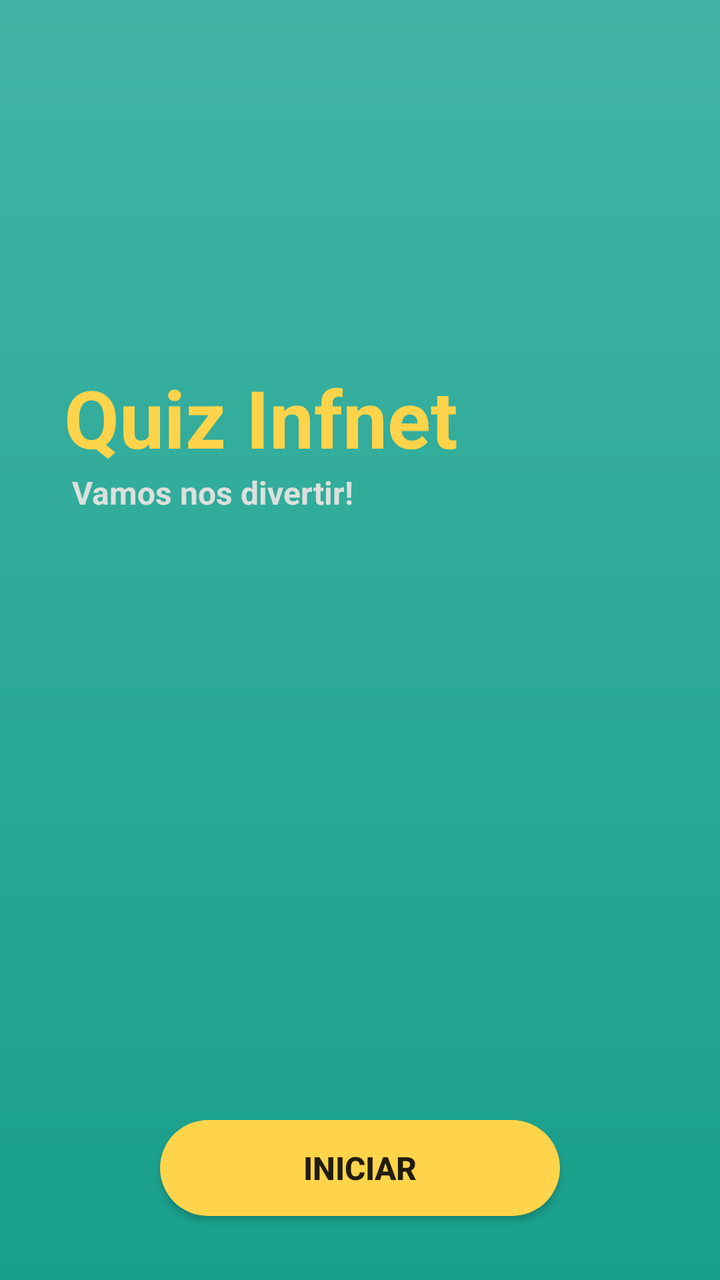
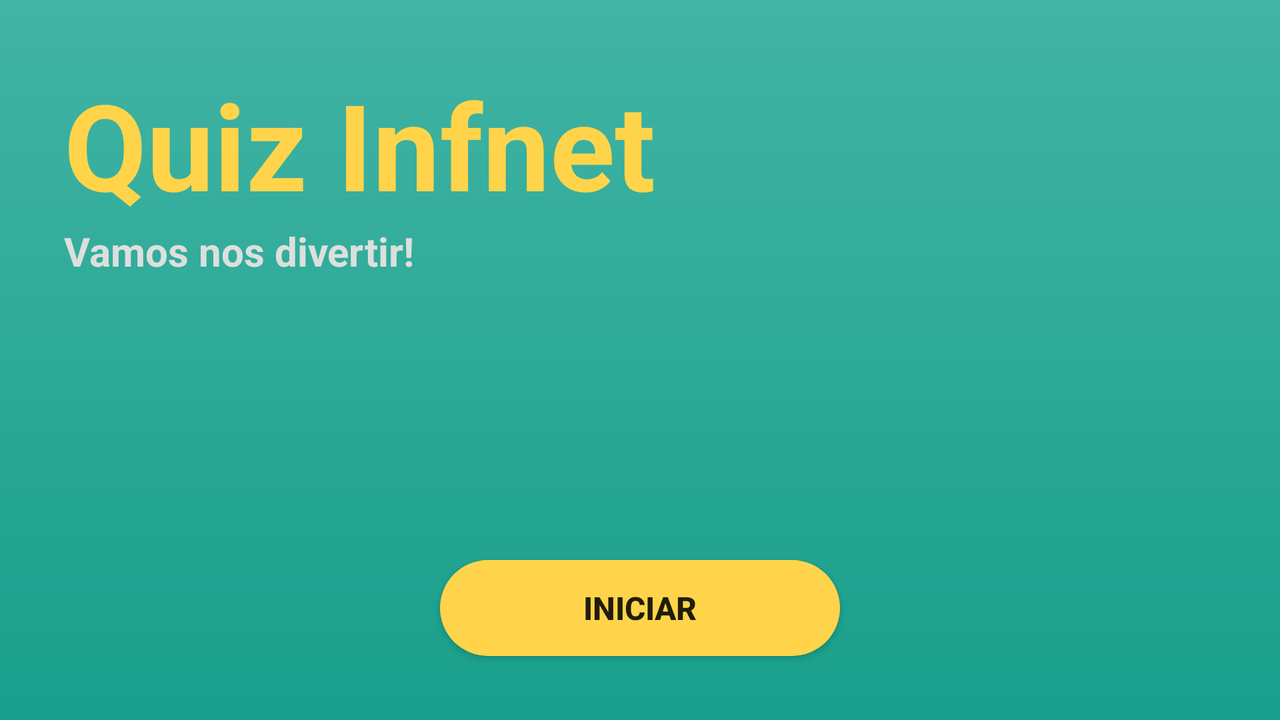

Compare how this app lays out the same screen by default and in its alternative resource folder. The renders come first, then the two layout files and the values they reference.
<!-- AndroidManifest.xml: application theme Theme.App_quiz_assessment -->
<!-- res/layout/fragment_home.xml -->
<?xml version="1.0" encoding="utf-8"?>
<androidx.constraintlayout.widget.ConstraintLayout xmlns:android="http://schemas.android.com/apk/res/android"
    xmlns:app="http://schemas.android.com/apk/res-auto"
    xmlns:tools="http://schemas.android.com/tools"
    android:layout_width="match_parent"
    android:layout_height="match_parent"
    android:background="@drawable/background_style"
    android:padding="16dp"
    tools:context=".InitialActivity">

    <androidx.constraintlayout.widget.ConstraintLayout
        android:id="@+id/cl_top"
        android:layout_width="match_parent"
        android:layout_height="wrap_content"
        android:layout_margin="16dp"
        app:layout_constraintEnd_toEndOf="parent"
        app:layout_constraintStart_toStartOf="parent"
        app:layout_constraintTop_toTopOf="parent">





    </androidx.constraintlayout.widget.ConstraintLayout>

    <TextView
        android:id="@+id/tv_titulo"
        android:layout_width="match_parent"
        android:layout_height="wrap_content"
        android:layout_marginTop="150dp"
        android:layout_marginHorizontal="16dp"
        android:text="Quiz Infnet"
        android:textColor="@color/yellow"
        android:textSize="40sp"
        android:textStyle="bold"
        app:layout_constraintEnd_toEndOf="parent"
        app:layout_constraintStart_toStartOf="parent"
        app:layout_constraintTop_toBottomOf="@+id/cl_top" />

    <TextView
        android:id="@+id/textView2"
        android:layout_width="match_parent"
        android:layout_height="wrap_content"
        android:layout_marginHorizontal="16dp"
        android:text=" Vamos nos divertir!"
        android:textColor="#dce0dd"
        android:textSize="16sp"
        android:textStyle="bold"
        app:layout_constraintEnd_toEndOf="parent"
        app:layout_constraintStart_toStartOf="parent"
        app:layout_constraintTop_toBottomOf="@+id/tv_titulo" />

    <androidx.appcompat.widget.AppCompatButton
        android:id="@+id/btn_iniciar"
        android:layout_width="200dp"
        android:layout_height="wrap_content"
        android:layout_marginBottom="16dp"
        android:background="@drawable/btn_shape"
        android:text="Iniciar"
        android:textSize="16sp"
        android:textStyle="bold"
        app:layout_constraintBottom_toBottomOf="parent"
        app:layout_constraintEnd_toEndOf="parent"
        app:layout_constraintStart_toStartOf="parent" />

</androidx.constraintlayout.widget.ConstraintLayout>
<!-- resources referenced by this layout -->
<resources>
  <color name="yellow">#FFD44A</color>
  <!-- drawable background_style (drawable) -->
  <?xml version="1.0" encoding="utf-8"?>
  <layer-list xmlns:android="http://schemas.android.com/apk/res/android">
      <item>
          <shape android:shape="rectangle">
              <gradient
                  android:angle="10"
                  android:startColor="#42b4a5"
                  android:endColor="#189f8b"/>
          </shape>
      </item>
  </layer-list>
  <!-- drawable btn_shape (drawable) -->
  <?xml version="1.0" encoding="utf-8"?>
  <layer-list xmlns:android="http://schemas.android.com/apk/res/android">
      <item>
          <shape android:shape="rectangle">
              <solid android:color="#ffd44a"/>
              <corners android:radius="100in"/>
          </shape>
      </item>
  
      <item
          android:bottom="1dp"
          android:top="1dp"
          android:left="1dp"
          android:right="1dp"
          >
          <shape
              android:layout_width="wrap_content"
              android:shape="rectangle">
              <solid android:color="#ffd44a" />
              <corners android:radius="100in"/>
          </shape>
  
      </item>
  </layer-list>
  <style name="Theme.App_quiz_assessment" parent="Theme.MaterialComponents.DayNight.NoActionBar">
          
          <item name="colorPrimary">@color/purple_500</item>
  
          // Cor da barra
          <item name="colorPrimaryVariant">#42b4a5</item>
  
          <item name="colorOnPrimary">@color/white</item>
          
          <item name="colorSecondary">@color/teal_200</item>
          <item name="colorSecondaryVariant">@color/teal_700</item>
          <item name="colorOnSecondary">@color/black</item>
          
          <item name="android:statusBarColor" tools:targetApi="l">?attr/colorPrimaryVariant</item>
          
      </style>
  <color name="purple_500">#FF6200EE</color>
  <color name="white">#FFFFFFFF</color>
  <color name="teal_200">#FF03DAC5</color>
  <color name="teal_700">#FF018786</color>
  <color name="black">#FF000000</color>
</resources>
<!-- res/layout-land/fragment_home.xml (the author's variant of the layout above) -->
<!-- drawn on the phone turned sideways -->
<?xml version="1.0" encoding="utf-8"?>
<androidx.constraintlayout.widget.ConstraintLayout xmlns:android="http://schemas.android.com/apk/res/android"
    xmlns:app="http://schemas.android.com/apk/res-auto"
    xmlns:tools="http://schemas.android.com/tools"
    android:layout_width="match_parent"
    android:layout_height="match_parent"
    android:background="@drawable/background_style"
    android:padding="16dp"
    tools:context=".InitialActivity">
    

    <TextView
        android:id="@+id/tv_titulo"
        android:layout_width="match_parent"
        android:layout_height="wrap_content"
        android:layout_marginTop="16dp"
        android:layout_marginHorizontal="16dp"
        android:text="@string/app_name"
        android:textColor="@color/yellow"
        android:textSize="60sp"
        android:textStyle="bold"
        app:layout_constraintEnd_toEndOf="parent"
        app:layout_constraintStart_toStartOf="parent"
        app:layout_constraintTop_toTopOf="parent" />

    <TextView
        android:id="@+id/textView2"
        android:layout_width="match_parent"
        android:layout_height="wrap_content"
        android:layout_marginHorizontal="16dp"
        android:text="@string/subtitulo_nome"
        android:textColor="#dce0dd"
        android:textSize="20sp"
        android:textStyle="bold"
        app:layout_constraintEnd_toEndOf="parent"
        app:layout_constraintStart_toStartOf="parent"
        app:layout_constraintTop_toBottomOf="@+id/tv_titulo" />

    <androidx.appcompat.widget.AppCompatButton
        android:id="@+id/btn_iniciar"
        android:layout_width="200dp"
        android:layout_height="wrap_content"
        android:layout_marginBottom="16dp"
        android:background="@drawable/btn_shape"
        android:text="@string/iniciar"
        android:textSize="16sp"
        android:textStyle="bold"
        app:layout_constraintBottom_toBottomOf="parent"
        app:layout_constraintEnd_toEndOf="parent"
        app:layout_constraintStart_toStartOf="parent" />

</androidx.constraintlayout.widget.ConstraintLayout>
<!-- resources referenced by the variant -->
<!-- as the phone turned sideways resolves them -->
<resources>
  <color name="yellow">#FFD44A</color>
  <!-- drawable background_style (drawable) -->
  <?xml version="1.0" encoding="utf-8"?>
  <layer-list xmlns:android="http://schemas.android.com/apk/res/android">
      <item>
          <shape android:shape="rectangle">
              <gradient
                  android:angle="10"
                  android:startColor="#42b4a5"
                  android:endColor="#189f8b"/>
          </shape>
      </item>
  </layer-list>
  <!-- drawable btn_shape (drawable) -->
  <?xml version="1.0" encoding="utf-8"?>
  <layer-list xmlns:android="http://schemas.android.com/apk/res/android">
      <item>
          <shape android:shape="rectangle">
              <solid android:color="#ffd44a"/>
              <corners android:radius="100in"/>
          </shape>
      </item>
  
      <item
          android:bottom="1dp"
          android:top="1dp"
          android:left="1dp"
          android:right="1dp"
          >
          <shape
              android:layout_width="wrap_content"
              android:shape="rectangle">
              <solid android:color="#ffd44a" />
              <corners android:radius="100in"/>
          </shape>
  
      </item>
  </layer-list>
  <string name="app_name">Quiz Infnet</string>
  <string name="iniciar">Iniciar</string>
  <string name="subtitulo_nome">Vamos nos divertir!</string>
  <style name="Theme.App_quiz_assessment" parent="Theme.MaterialComponents.DayNight.NoActionBar">
          
          <item name="colorPrimary">@color/purple_500</item>
  
          // Cor da barra
          <item name="colorPrimaryVariant">#42b4a5</item>
  
          <item name="colorOnPrimary">@color/white</item>
          
          <item name="colorSecondary">@color/teal_200</item>
          <item name="colorSecondaryVariant">@color/teal_700</item>
          <item name="colorOnSecondary">@color/black</item>
          
          <item name="android:statusBarColor" tools:targetApi="l">?attr/colorPrimaryVariant</item>
          
      </style>
  <color name="purple_500">#FF6200EE</color>
  <color name="white">#FFFFFFFF</color>
  <color name="teal_200">#FF03DAC5</color>
  <color name="teal_700">#FF018786</color>
  <color name="black">#FF000000</color>
</resources>
